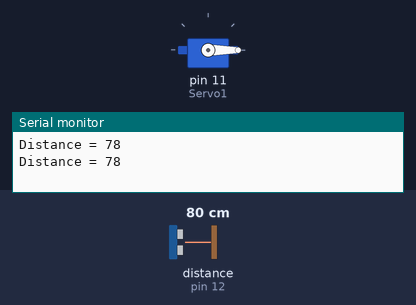
The sketch below on a simulated Arduino Uno, built with avr-gcc and run on an emulated ATmega328P. Shown: servo, the last lines printed to the serial monitor. Wiring (inferred from the names in the program): ultrasonic range finder: trigger pin 13; echo pin 12. The inputs (shaded band) are chosen by the test bench; at power-on: distance to the obstacle (sensor on pin 12) 80 cm. The echo pulse lasts 58.3 µs per cm.

Above: at 1.8 s.
1.9 s: distance to the obstacle (sensor on pin 12) set to 18 cm
6.0 s: distance to the obstacle (sensor on pin 12) set to 14 cm
At 9.8 s:
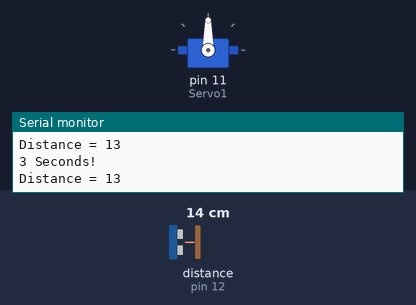
10.1 s: distance to the obstacle (sensor on pin 12) set to 35 cm
At 13.7 s:
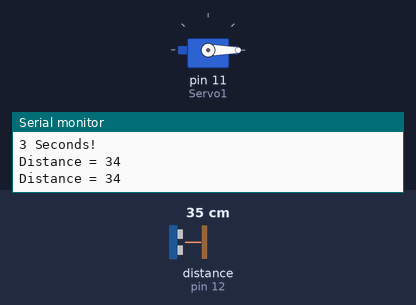
14.2 s: distance to the obstacle (sensor on pin 12) set to 2 cm
At 18.1 s:
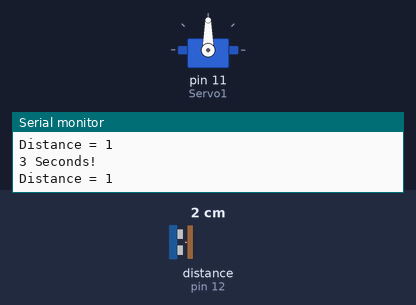
Timing chart, 0 to 19.3 s (numbered marks = the images above; inputs shaded):
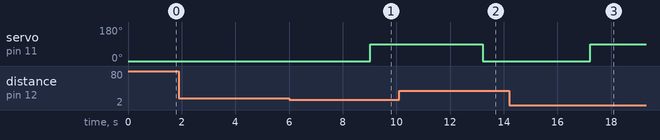

The sketch:

Code.ino
```cpp
#define trigPin 13
#define echoPin 12
#include <Servo.h>

long duration;
long timeStart;
int distance;
Servo Servo1;


void setup(){
  Serial.begin(9600);

  pinMode(trigPin, OUTPUT);
  pinMode(echoPin, INPUT);


  Servo1.write(0);
  Servo1.attach(11);

  while(!Serial)
  {

  }


}

void loop(){
  digitalWrite(trigPin, LOW);
  delayMicroseconds(2);

  digitalWrite(trigPin, HIGH);
  delayMicroseconds(10);
  digitalWrite(trigPin, LOW);

  duration = pulseIn(echoPin, HIGH);
  distance = duration * 0.034 / 2;

  Serial.print("Distance = ");
  Serial.println(distance);

  if(distance <=15){
    timeStart = millis();
    while(distance <=15){
      if(millis() - timeStart == 3000){
        Serial.println("3 Seconds!");
        Servo1.write(90);
        delay(100);
        break;
      }

    }

  }else{
    delay(1000);
    Servo1.write(0);
  }


}
```

Measured:
- the behaviour switches between 17 and 16 cm on distance to the obstacle (sensor on pin 12) (found by bisection; images 0 and 1)
- after the input at 6.0 s, servo on pin 11 (Servo1): 0° → 90° after 3.0 s
- after the input at 10.1 s, servo on pin 11 (Servo1): 90° → 0° after 3.1 s
- after the input at 14.2 s, servo on pin 11 (Servo1): 0° → 90° after 3.0 s
